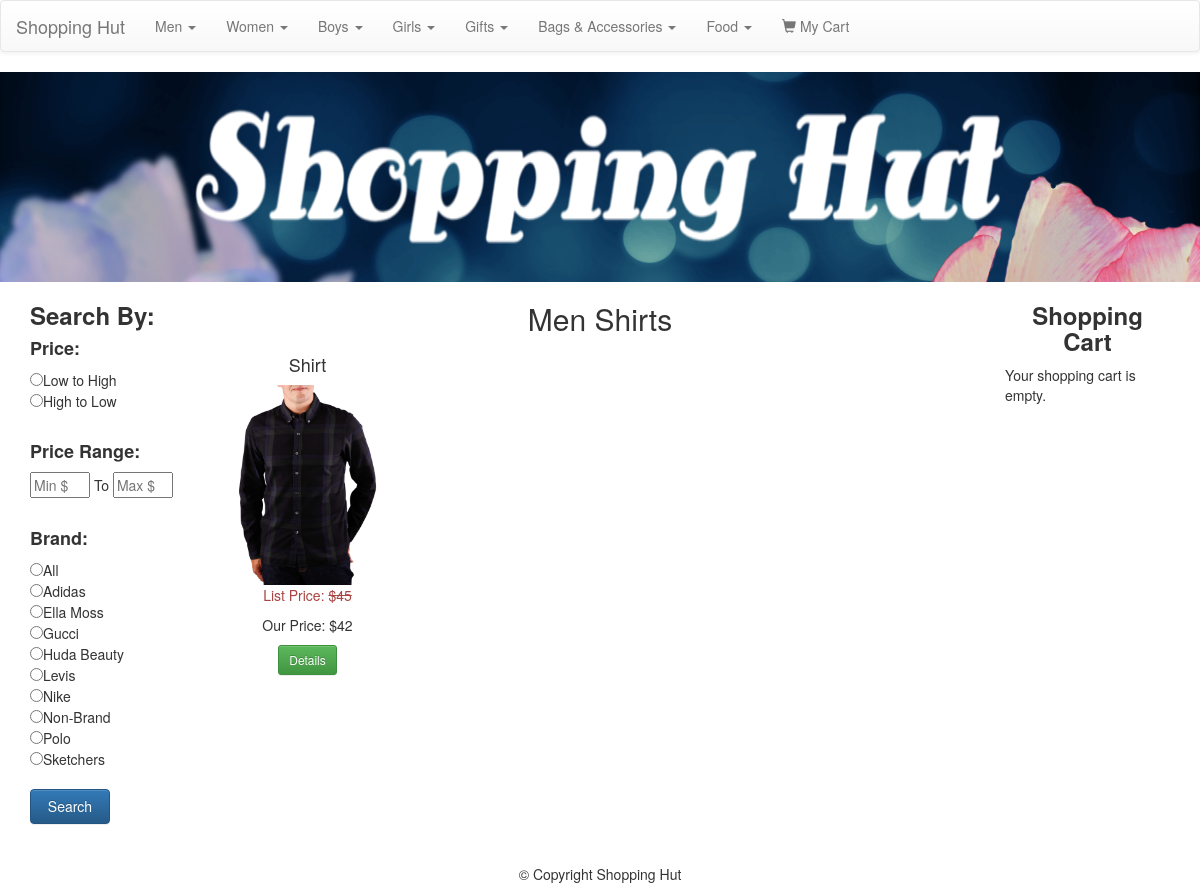
/category.php?cat=5, run on the app's committed database.
### tables this page shows
CREATE TABLE `categories` (
  `id` int(11) NOT NULL,
  `category` varchar(255) NOT NULL,
  `parent` int(11) NOT NULL DEFAULT '0'
);

CREATE TABLE `brand` (
  `id` int(11) NOT NULL,
  `brand` varchar(255) NOT NULL
);

CREATE TABLE `products` (
  `id` int(11) NOT NULL,
  `deleted` tinyint(4) NOT NULL DEFAULT '0',
  `title` varchar(255) NOT NULL,
  `price` decimal(10,0) NOT NULL,
  `list_price` decimal(10,0) NOT NULL,
  `brand` int(11) NOT NULL,
  `categories` varchar(255) NOT NULL,
  `image` varchar(255) NOT NULL,
  `description` text NOT NULL,
  `featured` tinyint(4) NOT NULL DEFAULT '0',
  `sizes` text NOT NULL
);

### helpers/helpers.php (called while the page is built, shortened)
<?php
function sanitize($dirty){
  return htmlentities($dirty,ENT_QUOTES,"UTF-8");
}
function get_category($child_id){
  global $db;
  $id = sanitize($child_id);
  $sql = "SELECT p.id AS 'pid', p.category AS 'parent', c.id           AS 'cid', c.category AS 'child'
          FROM categories c
          INNER JOIN categories p
          ON c.parent = p.id
          WHERE c.id = '$id'";
  $query = $db->query($sql);
  $category = mysqli_fetch_assoc($query);
  return $category;
}

### category.php (the view)
<?php
  require_once 'core/init.php';
  include 'includes/head.php';
  include 'includes/navigation.php';
  include 'includes/headerpartial.php';
    if(isset($_GET['cat'])){
        $cat_id = sanitize($_GET['cat']);
    }else{
        $cat_id = '';
    }
  $sql = "SELECT * FROM products WHERE categories = '$cat_id'";
  $productQ = $db->query($sql);
  $category = get_category($cat_id);
  ?>
	<div class="container-fluid">
		<div class="row">
		<?php
		 include 'includes/leftbar.php';
		 ?>
				<div class="col-md-8">
				<div class="row">
					<h2 class="text-center"><?=$category['parent']. ' ' . $category['child'];?></h2>
						<?php while($product = mysqli_fetch_assoc($productQ)): ?>
						<div class="col-sm-3 text-center">
							<h4><?= $product['title']; ?></h4>
							<img src="<?= $product['image']; ?>" alt="<?= $product['title']; ?>" class="img-thumb" /></image>
							<p class="list price text-danger">List Price: <s>$<?= $product['list_price']; ?></s></p>
							<p class="price">Our Price: $<?= $product['price']; ?></p>
							<button type="button" class="btn btn-sm btn-success" onclick="detailsmodal(<?= $product['id']; ?>)">Details</button>
						</div>
						<?php endWhile; ?>
				</div>
				</div>
	<?php
		include 'includes/rightbar.php';
		?>
	</div>
	</div>
<?php
  	include 'includes/footer.php';
 	 ?>

### includes/navigation.php (shortened to what this page needs)
<?php
$sql = "SELECT * FROM categories WHERE parent = 0";
$pquery = $db->query($sql);
?>
<nav class="navbar navbar-default">
  <div class="container-fluid">
    <div class="navbar-header">
      <a class="navbar-brand" href="/shoppingHut/index.php">Shopping Hut</a>
    </div>
    <div class="collapse navbar-collapse" id="bs-example-navbar-collapse-1">
			<ul class="nav navbar-nav">
				<?php while ($parent = mysqli_fetch_assoc($pquery)) : ?>
				<li class="dropdown">
					<a href="#" class="dropdown-toggle" data-toggle="dropdown" role="button" aria-haspopup="true" aria-expanded="false">
						<?php echo $parent['category']; ?>
						<span class="caret"></span>
					</a>
				</li>
				<?php endWhile; ?>
				<li><a href="cart.php"><span class="glyphicon glyphicon-shopping-cart"></span> My Cart</a></li>
      </ul>
    </div>
  </div>
</nav>

### includes/widgets/filters.php (shortened to what this page needs)
<?php
$price_sort = ((isset($_REQUEST['price_sort']))?sanitize($_REQUEST['price_sort']):'');
$min_price = ((isset($_REQUEST['min_price']))?sanitize($_REQUEST['min_price']):'');
$max_price = ((isset($_REQUEST['max_price']))?sanitize($_REQUEST['max_price']):'');
$b = ((isset($_REQUEST['brand']))?sanitize($_REQUEST['brand']):'');
$brandQ = $db->query("SELECT * FROM brand ORDER BY brand");
?>
<h3 class="text-left"><b>Search By:</b></h3>
<h4 class="text-left"><b>Price:</b></h4>
<form action="search.php" method="post">
	<input type="radio" name="price_sort" value="low"<?=(($price_sort =='low')?' checked':'');?>>Low to High<br>
	<input type="radio" name="price_sort" value="high"<?=(($price_sort =='high')?' checked':'');?>>High to Low<br><br>
	<h4 class="text-left"><b>Price Range:</b></h4>
    <input type="text" name="min_price" class="price-range" placeholder="Min $" id="textBar" value="<?=$min_price;?>"> To <input type="text" name="max_price" class="price-range" placeholder="Max $" id="textBar" value="<?=$max_price;?>"><br><br>
	<h4 class="text-left"><b>Brand:</b></h4>
	<input type="radio" name="brand" value=""<?=(($db =='')?' checked':'');?>>All<br>
	<?php while ($brand = mysqli_fetch_assoc($brandQ)): ?>
		<input type="radio" name="brand" value="<?=$brand['id'];?>"<?=(($b == $brand['id'])?' checked':'');?>><?=$brand['brand'];?><br>
	<?php endwhile; ?>
	<br><input type="submit" value="Search" class="btn btn-primary" style="height:35px; width:80px;">
</form>

### css/main.css (style rules this page uses)
.img-thumb { width: auto; height: 200px; }
#textBar { width: 60px; }

### data on the page
categories: category "Men", categories.category "Shirts"
categories: category "Women"
categories: category "Boys"
categories: category "Girls"
categories: category "Gifts"
categories: category "Bags & Accessories"
categories: category "Food"
brand: brand "Adidas"
brand: brand "Ella Moss"
brand: brand "Gucci"
brand: brand "Huda Beauty"
brand: brand "Levis"
brand: brand "Nike"
brand: brand "Non-Brand"
brand: brand "Polo"
brand: brand "Sketchers"
products: title "Shirt", image (picture), list_price "45", price "42"
